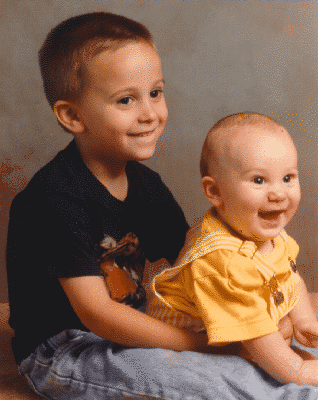
//> input picture Images/kids.bmp, 318 x 400 px
$ ./main   (built with g++ and OpenCV 4)
//> lines starting //> are read from the running program, lines starting //| are printed output that depends on the picture
### fileManager.hpp
//
// Created by mihnea on 03.03.2025.
//

#ifndef FILEMANAGER_HPP
#define FILEMANAGER_HPP

#include <string>

// Function to open file dialog and get filename
bool openFileDlg(std::string& filename);

// Function to open folder dialog and get folder name
bool openFolderDlg(std::string& folderName);

// FileGetter class to iterate through files in a directory
class FileGetter {
private:
    void* dir;
    std::string folderPath;
    std::string extension;
    std::string currentFile;

public:
    FileGetter(const std::string& folderPath, const std::string& ext);
    ~FileGetter();

    bool getNextAbsFile(std::string& filePath);
    std::string getFoundFileName();
};

#endif // FILEMANAGER_HPP

### main.cpp

#include <opencv2/core.hpp>
#include <opencv2/imgcodecs.hpp>
#include <opencv2/highgui.hpp>
#include <opencv2/imgproc.hpp>
#include <opencv2/core/utils/logger.hpp>
#include <string>
#include <vector>
#include <iostream>
#include <dirent.h>
#include <unistd.h>
#include <sys/stat.h>
#include <queue>
#include <random>
#include "fileManager.hpp"
# define M_PI           3.14159265358979323846
std::string projectPath;

using namespace cv;
using namespace std;


// [8 lines left out: function openImageTest, not called in this run]
void negativeImage(){
    Mat img = imread("./Images/kids.bmp", IMREAD_GRAYSCALE);
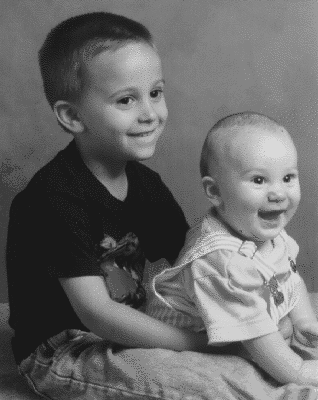
//> img: 400 rows x 318 cols, CV_8UC1; min 25, max 217, mean 104.6
    for (int i = 0; i < img.rows ; i++)
        for (int j = 0;j<img.cols;j++) {
           img.at<uchar>(i,j) = 255 - img.at<uchar>(i,j);
        }
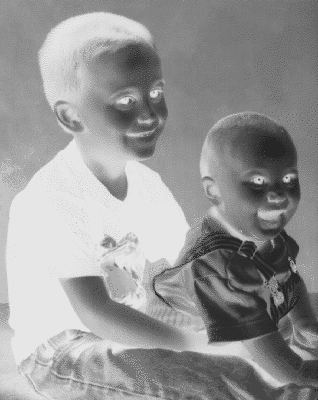
//> img: 400 rows x 318 cols, CV_8UC1; min 38, max 230, mean 150.4
    imshow("negativeKids",img);
    waitKey(0);
}

// [472 lines left out: functions additiveFactor, multipFactor, colorImage, printInverseMatrix, mirrorImage, mirrorImage2 and 17 more, not called in this run]

int Ifunc(uchar px){
    return px==0?1:0;
}

// [558 lines left out: functions isInside, geometry, labelMatrix, dilatare, eroziune, extractContour and 13 more, not called in this run]


/// PROJECT CODE //////////////////////////////////////////////////////////////////////////////////////////


float tolerance = 0.4f;

// [295 lines left out: functions refineCenter, dynamicThresholdBinarization, checkPatternRatio, getHorizontalRuns, getVerticalRuns, isFinderPattern, not called in this run]

struct FinderPatternCandidate {
    Point center;
    float score;
    float patternModuleSize;

    bool operator>(const FinderPatternCandidate& other) const {
        return score > other.score;
    }
};

// [587 lines left out: functions locateFinderPatterns, findQRCodePatterns, main, not called in this run]

// added to run one function of the file
int main() { negativeImage(); }

$ run again, with Images/afmsurf.bmp copied over Images/kids.bmp
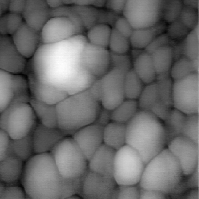
//> input picture Images/afmsurf.bmp, 199 x 199 px
//> in negativeImage, img is the input picture: 199 rows x 199 cols, CV_8UC1; min 3, max 254, mean 103.3
//> after the loop in negativeImage, `for (int i = 0; i < img.rows ; i++)`:
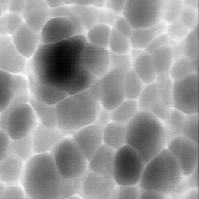
//> img: 199 rows x 199 cols, CV_8UC1; min 1, max 252, mean 151.7

$ run again, with Images/alumgrns.bmp copied over Images/kids.bmp
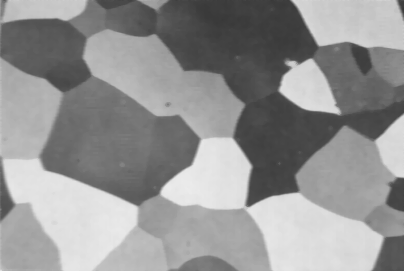
//> input picture Images/alumgrns.bmp, 404 x 271 px
//> in negativeImage, img is the input picture: 271 rows x 404 cols, CV_8UC1; min 55, max 236, mean 147.1
//> after the loop in negativeImage, `for (int i = 0; i < img.rows ; i++)`:
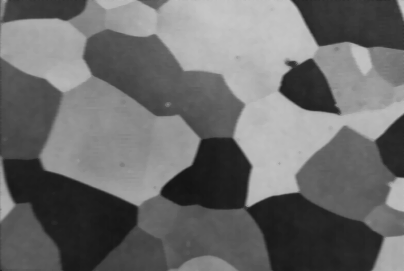
//> img: 271 rows x 404 cols, CV_8UC1; min 19, max 200, mean 107.9
